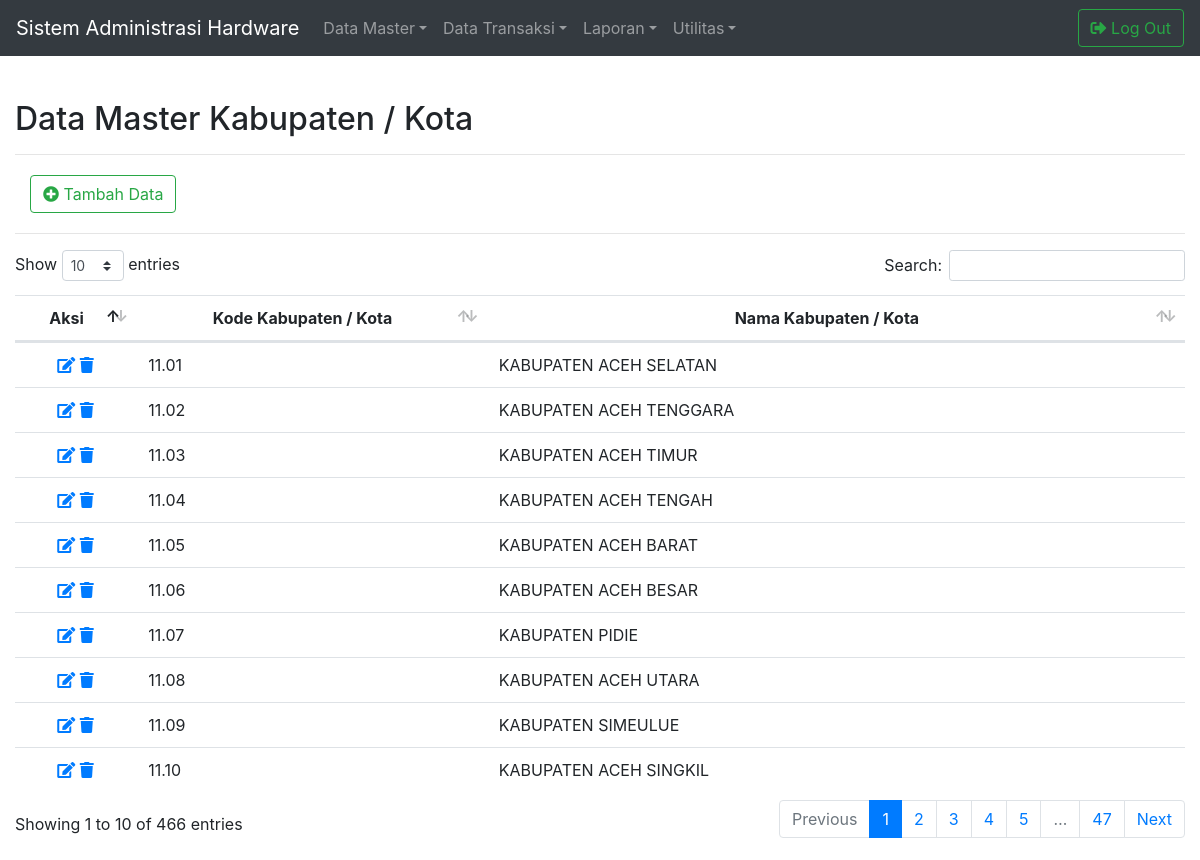
Page /master/FormDataMstKabupatenKota.php (signed in) on the committed database.
### tables this page shows
CREATE TABLE `mst_kabupaten_kota` (
  `kode_kabupaten_kota` varchar(10) NOT NULL,
  `nama_kabupaten_kota` varchar(50) NOT NULL,
  `tanggal_entri` date NOT NULL,
  `tanggal_pembaruan` date NOT NULL
);

### library/modul.php (called while the page is built, shortened)
<?php
$Koneksi = mysqli_connect("localhost", "root", "", "db_hardware") or die (mysqli_error());
function Query($Query){
	global $Koneksi;
	$HasilQuery	= mysqli_query($Koneksi, $Query);
	$Wadah = [];
	while($Baris = mysqli_fetch_assoc($HasilQuery)){
		$Wadah[] = $Baris;
	}
	return $Wadah;
}
?>

### master/FormDataMstKabupatenKota.php (the view, shortened to what this page needs)
<?php
include_once("../library/modul.php");
$TampilDataMstKabupatenKota = Query("SELECT * FROM mst_kabupaten_kota ORDER BY kode_kabupaten_kota ASC");
?>
<html>
<head>
<link rel="stylesheet" href="../library/bootstrap/css/bootstrap.min.css">
<link rel="stylesheet" href="../library/datatables/css/dataTables.bootstrap4.min.css">
<link rel="stylesheet" href="../library/fontawesome/css/all.css">
<link rel="stylesheet" href="../library/custom.css">
<link rel="stylesheet" href="../library/bootstrap4navbar/css/bootstrap-4-navbar.css">
</head>
<body>
<?php include_once ("../library/navbar.php"); ?>
<div class="container-fluid">
	<div id="JudulForm">
		<h2>Data Master Kabupaten / Kota</h2>
		<hr>
	</div>
</div>
<div class="container-fluid" id="TampilDataMasterKabupatenKota">
	<div class="container-fluid" id="TambahData">
		<a href="../master/EntriDataMstKabupatenKota.php"><button type="button" class=" btn btn-outline-success"><i class="fas fa-plus-circle"></i> Tambah Data
		</button></a>
	</div>
	<hr>
	<table class="table table-hover" id="TabelTampilData">
		<thead align="center">
			<tr>
				<th>Aksi</th>
				<th>Kode Kabupaten / Kota</th>
				<th>Nama Kabupaten / Kota</th>
			</tr>
		</thead>
		<tbody>
		<?php foreach($TampilDataMstKabupatenKota as $Baris) : ?>
		<tr>
			<td align="center">
				<a href="UbahDataMstKabupatenKota.php?kode_kabupaten_kota=<?php echo $Baris["kode_kabupaten_kota"] ?>" data-toggle="tooltip" data-placement="bottom" title="Ubah Data"><i class="fas fa-edit"></i></a>
				<a href="HapusDataMstKabupatenKota.php?kode_kabupaten_kota=<?php echo $Baris["kode_kabupaten_kota"] ?>" data-toggle="tooltip" data-placement="bottom" title="Hapus Data" onclick="return confirm('Yakin Data Akan Dihapus?');"><i class="fas fa-trash"></i></a>
			</td>
			<td><?php echo $Baris["kode_kabupaten_kota"] ?></td>
			<td><?php echo $Baris["nama_kabupaten_kota"] ?></td>
		</tr>
		<?php endforeach; ?>
		</tbody>
	</table>
</div>
</body>
</html>

### library/custom.css (style rules this page uses)
#JudulForm { margin-top: 100px; margin-bottom: 20px; }
#TampilDataMasterKabupatenKota { margin-bottom: 20px; }
#TambahData { margin-bottom: 20px; }

### rows in the picture
mst_kabupaten_kota: kode_kabupaten_kota "11.01", nama_kabupaten_kota "KABUPATEN ACEH SELATAN"
mst_kabupaten_kota: kode_kabupaten_kota "11.02", nama_kabupaten_kota "KABUPATEN ACEH TENGGARA"
mst_kabupaten_kota: kode_kabupaten_kota "11.03", nama_kabupaten_kota "KABUPATEN ACEH TIMUR"
mst_kabupaten_kota: kode_kabupaten_kota "11.04", nama_kabupaten_kota "KABUPATEN ACEH TENGAH"
mst_kabupaten_kota: kode_kabupaten_kota "11.05", nama_kabupaten_kota "KABUPATEN ACEH BARAT"
mst_kabupaten_kota: kode_kabupaten_kota "11.06", nama_kabupaten_kota "KABUPATEN ACEH BESAR"
mst_kabupaten_kota: kode_kabupaten_kota "11.07", nama_kabupaten_kota "KABUPATEN PIDIE"
mst_kabupaten_kota: kode_kabupaten_kota "11.08", nama_kabupaten_kota "KABUPATEN ACEH UTARA"
mst_kabupaten_kota: kode_kabupaten_kota "11.09", nama_kabupaten_kota "KABUPATEN SIMEULUE"
mst_kabupaten_kota: kode_kabupaten_kota "11.10", nama_kabupaten_kota "KABUPATEN ACEH SINGKIL"
